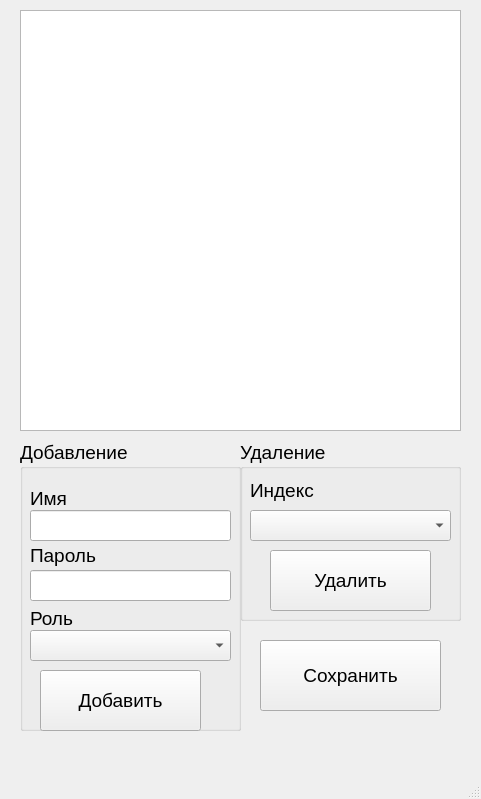
<?xml version="1.0" encoding="UTF-8"?>
<ui version="4.0">
 <class>AdminFormUser</class>
 <widget class="QMainWindow" name="AdminFormUser">
  <property name="geometry">
   <rect>
    <x>0</x>
    <y>0</y>
    <width>481</width>
    <height>799</height>
   </rect>
  </property>
  <property name="font">
   <font>
    <pointsize>14</pointsize>
   </font>
  </property>
  <property name="windowTitle">
   <string>Редактирование пользователей</string>
  </property>
  <widget class="QWidget" name="centralwidget">
   <widget class="QTableView" name="tableView">
    <property name="geometry">
     <rect>
      <x>20</x>
      <y>10</y>
      <width>441</width>
      <height>421</height>
     </rect>
    </property>
    <property name="font">
     <font>
      <pointsize>12</pointsize>
     </font>
    </property>
   </widget>
   <widget class="QGroupBox" name="groupBox">
    <property name="geometry">
     <rect>
      <x>20</x>
      <y>440</y>
      <width>221</width>
      <height>291</height>
     </rect>
    </property>
    <property name="font">
     <font>
      <pointsize>14</pointsize>
     </font>
    </property>
    <property name="title">
     <string>Добавление</string>
    </property>
    <widget class="QPushButton" name="pushButton">
     <property name="geometry">
      <rect>
       <x>20</x>
       <y>230</y>
       <width>161</width>
       <height>61</height>
      </rect>
     </property>
     <property name="font">
      <font>
       <pointsize>14</pointsize>
      </font>
     </property>
     <property name="text">
      <string>Добавить</string>
     </property>
    </widget>
    <widget class="QLineEdit" name="lineEdit">
     <property name="geometry">
      <rect>
       <x>10</x>
       <y>70</y>
       <width>201</width>
       <height>31</height>
      </rect>
     </property>
     <property name="font">
      <font>
       <pointsize>14</pointsize>
      </font>
     </property>
    </widget>
    <widget class="QLabel" name="label">
     <property name="geometry">
      <rect>
       <x>10</x>
       <y>50</y>
       <width>49</width>
       <height>16</height>
      </rect>
     </property>
     <property name="font">
      <font>
       <pointsize>14</pointsize>
      </font>
     </property>
     <property name="text">
      <string>Имя</string>
     </property>
    </widget>
    <widget class="QLabel" name="label_2">
     <property name="geometry">
      <rect>
       <x>10</x>
       <y>100</y>
       <width>91</width>
       <height>31</height>
      </rect>
     </property>
     <property name="font">
      <font>
       <pointsize>14</pointsize>
      </font>
     </property>
     <property name="text">
      <string>Пароль</string>
     </property>
    </widget>
    <widget class="QLabel" name="label_3">
     <property name="geometry">
      <rect>
       <x>10</x>
       <y>170</y>
       <width>49</width>
       <height>16</height>
      </rect>
     </property>
     <property name="font">
      <font>
       <pointsize>14</pointsize>
      </font>
     </property>
     <property name="text">
      <string>Роль</string>
     </property>
    </widget>
    <widget class="QLineEdit" name="lineEdit_2">
     <property name="geometry">
      <rect>
       <x>10</x>
       <y>130</y>
       <width>201</width>
       <height>31</height>
      </rect>
     </property>
     <property name="font">
      <font>
       <pointsize>14</pointsize>
      </font>
     </property>
    </widget>
    <widget class="QComboBox" name="comboBox">
     <property name="geometry">
      <rect>
       <x>10</x>
       <y>190</y>
       <width>201</width>
       <height>31</height>
      </rect>
     </property>
    </widget>
   </widget>
   <widget class="QGroupBox" name="groupBox_2">
    <property name="geometry">
     <rect>
      <x>240</x>
      <y>440</y>
      <width>221</width>
      <height>181</height>
     </rect>
    </property>
    <property name="font">
     <font>
      <pointsize>14</pointsize>
     </font>
    </property>
    <property name="title">
     <string>Удаление</string>
    </property>
    <widget class="QPushButton" name="pushButton_2">
     <property name="geometry">
      <rect>
       <x>30</x>
       <y>110</y>
       <width>161</width>
       <height>61</height>
      </rect>
     </property>
     <property name="font">
      <font>
       <pointsize>14</pointsize>
      </font>
     </property>
     <property name="text">
      <string>Удалить</string>
     </property>
    </widget>
    <widget class="QLabel" name="label_4">
     <property name="geometry">
      <rect>
       <x>10</x>
       <y>35</y>
       <width>81</width>
       <height>31</height>
      </rect>
     </property>
     <property name="font">
      <font>
       <pointsize>14</pointsize>
      </font>
     </property>
     <property name="text">
      <string>Индекс</string>
     </property>
    </widget>
    <widget class="QComboBox" name="comboBox_2">
     <property name="geometry">
      <rect>
       <x>10</x>
       <y>70</y>
       <width>201</width>
       <height>31</height>
      </rect>
     </property>
    </widget>
   </widget>
   <widget class="QPushButton" name="pushButton_4">
    <property name="geometry">
     <rect>
      <x>260</x>
      <y>640</y>
      <width>181</width>
      <height>71</height>
     </rect>
    </property>
    <property name="font">
     <font>
      <pointsize>14</pointsize>
     </font>
    </property>
    <property name="text">
     <string>Сохранить</string>
    </property>
   </widget>
  </widget>
  <widget class="QMenuBar" name="menubar">
   <property name="geometry">
    <rect>
     <x>0</x>
     <y>0</y>
     <width>481</width>
     <height>32</height>
    </rect>
   </property>
  </widget>
  <widget class="QStatusBar" name="statusbar"/>
 </widget>
 <resources/>
 <connections/>
</ui>
